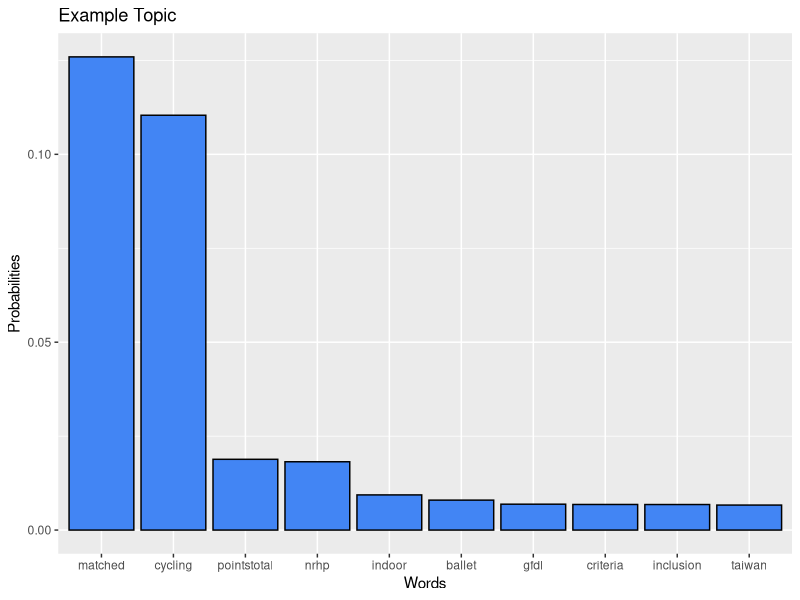

This figure's R source:
## ---- chunk 1
library(ggplot2)

# Load Data
exampleTopic <- read.table(text= "matched          	0.12594222682497463
cycling   0.11040860181875503
pointstotal      	0.01883680620194466
nrhp  	0.018183732252024753
indoor   0.009360632715541141
ballet 	0.007970841128235982
gfdl    	0.00689065793748799
criteria  0.006815185602767708
inclusion          	0.00679957348678411
taiwan  0.006655829670205066")

# Label the topic columns
colnames(exampleTopic) <- c("word", "prob")

# Plot using histogram
ggplot(exampleTopic, aes(x = factor(word, levels=exampleTopic[order(prob, decreasing = TRUE), "word"]), y = prob))  + geom_bar(stat = "identity", fill="#4285f4", color="#000000") + ggtitle("Example Topic") + ylab("Probabilities") + xlab("Words")
